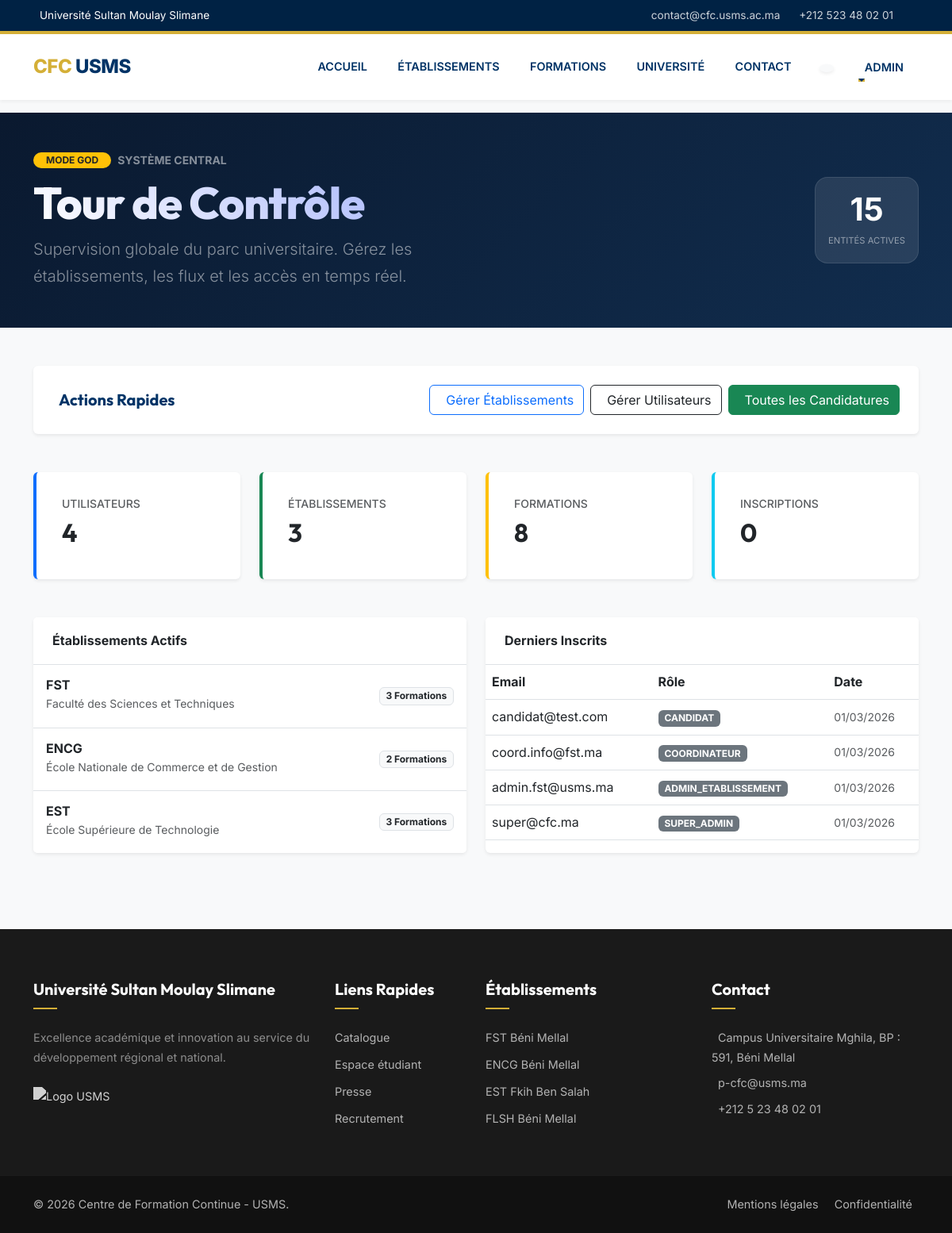
/admin/super (signed in), run on the app's committed database.
### app/models.py (models this page shows, shortened)
class Utilisateur(UserMixin, db.Model):
    __tablename__ = 'users'
    id = db.Column(db.Integer, primary_key=True)
    email = db.Column(db.String(120), unique=True, nullable=False)
    password_hash = db.Column(db.String(256), nullable=False)
    nom = db.Column(db.String(100))
    prenom = db.Column(db.String(100))
    role = db.Column(db.Enum(RoleUtilisateur), default=RoleUtilisateur.CANDIDAT)
    date_creation = db.Column(db.DateTime, default=datetime.utcnow)
    etablissement_id = db.Column(db.Integer, db.ForeignKey('etablissements.id'), nullable=True)
    formations_coordonnees = db.relationship('Formation', secondary='coordination', backref=db.backref('coordinateurs', lazy=True))

class Etablissement(db.Model):
    __tablename__ = 'etablissements'
    id = db.Column(db.Integer, primary_key=True)
    nom = db.Column(db.String(200), nullable=False)
    code = db.Column(db.String(50), unique=True, nullable=False)
    ville = db.Column(db.String(100))
    image = db.Column(db.String(100), default="default_etab.png")
    formations = db.relationship('Formation', backref='etablissement', lazy=True)

### app/routes/admin.py (the view)
@admin_bp.route('/super')
@login_required
def super_dashboard():
    if current_user.role != RoleUtilisateur.SUPER_ADMIN:
        abort(403)
    stats = {
        'users_count': Utilisateur.query.count(),
        'etablissements_count': Etablissement.query.count(),
        'formations_count': Formation.query.count(),
        'inscriptions_count': Inscription.query.count()
    }
    users = Utilisateur.query.order_by(Utilisateur.date_creation.desc()).limit(10).all()
    etablissements = Etablissement.query.all()
    return render_template('admin/dashboard_super.html', stats=stats, users=users, etablissements=etablissements)

### app/templates/admin/dashboard_super.html (shortened to what this page needs)
{% extends "base.html" %}
{% block content %}
<div class="bg-light min-vh-100 pb-5">
    <div class="py-5 mb-5 position-relative overflow-hidden"
        style="background: linear-gradient(135deg, #0a192f 0%, #112d4e 100%); color: white;">
        <div class="position-absolute top-0 end-0 p-3 opacity-10">
        </div>
        <div class="container position-relative z-1 d-flex justify-content-between align-items-center">
            <div>
                <div class="d-flex align-items-center mb-2">
                    <span class="badge bg-warning text-dark rounded-pill px-3 py-1 fw-bold me-2">MODE GOD</span>
                    <small class="text-white-50 letter-spacing-2 text-uppercase fw-bold">Système Central</small>
                </div>
                <h1 class="display-4 fw-black mb-0"
                    style="font-weight: 800; letter-spacing: -1px; background: -webkit-linear-gradient(45deg, #ffffff, #a5b4fc); -webkit-background-clip: text; -webkit-text-fill-color: transparent;">
                    Tour de Contrôle</h1>
                <p class="lead text-white-50 mt-2 mb-0" style="max-width: 500px;">Supervision globale du parc
                    universitaire. Gérez les établissements, les flux et les accès en temps réel.</p>
            </div>
            <div class="d-none d-md-block text-end">
                <div
                    class="bg-white bg-opacity-10 backdrop-blur-md rounded-4 p-3 border border-white border-opacity-10 text-center">
                    <span class="d-block display-6 fw-bold">{{ stats.users_count + stats.etablissements_count +
                        stats.formations_count }}</span>
                    <small class="text-white-50 text-uppercase" style="font-size: 0.7rem;">Entités Actives</small>
                </div>
            </div>
        </div>
    </div>
    <div class="container pb-5">
        <div class="card border-0 shadow-sm mb-5">
            <div class="card-body p-4 d-flex justify-content-between align-items-center flex-wrap gap-3">
                <h5 class="mb-0 fw-bold">Actions Rapides
                </h5>
                <div class="d-flex gap-2">
                    <a href="{{ url_for('admin.manage_etablissements') }}" class="btn btn-outline-primary">
                        Gérer Établissements
                    </a>
                    <a href="{{ url_for('admin.manage_users') }}" class="btn btn-outline-dark">
                        Gérer Utilisateurs
                    </a>
                    <a href="{{ url_for('admin.all_inscriptions') }}" class="btn btn-success">
                        Toutes les Candidatures
                    </a>
                </div>
            </div>
        </div>
        <div class="row g-4 mb-5">
            <div class="col-md-3">
                <div class="card border-0 shadow-sm h-100 border-start border-4 border-primary">
                    <div class="card-body">
                        <h6 class="text-muted text-uppercase small">Utilisateurs</h6>
                        <h2 class="fw-bold text-dark">{{ stats.users_count }}</h2>
                    </div>
                </div>
            </div>
            <div class="col-md-3">
                <div class="card border-0 shadow-sm h-100 border-start border-4 border-success">
                    <div class="card-body">
                        <h6 class="text-muted text-uppercase small">Établissements</h6>
                        <h2 class="fw-bold text-dark">{{ stats.etablissements_count }}</h2>
                    </div>
                </div>
            </div>
            <div class="col-md-3">
                <div class="card border-0 shadow-sm h-100 border-start border-4 border-warning">
                    <div class="card-body">
                        <h6 class="text-muted text-uppercase small">Formations</h6>
                        <h2 class="fw-bold text-dark">{{ stats.formations_count }}</h2>
                    </div>
                </div>
            </div>
            <div class="col-md-3">
                <div class="card border-0 shadow-sm h-100 border-start border-4 border-info">
                    <div class="card-body">
                        <h6 class="text-muted text-uppercase small">Inscriptions</h6>
                        <h2 class="fw-bold text-dark">{{ stats.inscriptions_count }}</h2>
                    </div>
                </div>
            </div>
        </div>
        <div class="row g-4">
            <div class="col-lg-6">
                <div class="card shadow-sm border-0 h-100">
                    <div class="card-header bg-white py-3 fw-bold border-bottom">
                        Établissements Actifs
                    </div>
                    <div class="list-group list-group-flush">
                        {% for etab in etablissements %}
                        <div class="list-group-item d-flex justify-content-between align-items-center py-3">
                            <div>
                                <h6 class="mb-0 fw-bold">{{ etab.code }}</h6>
                                <small class="text-muted">{{ etab.nom }}</small>
                            </div>
                            <span class="badge bg-light text-dark border">{{ etab.formations|length }} Formations</span>
                        </div>
                        {% endfor %}
                    </div>
                </div>
            </div>
            <div class="col-lg-6">
                <div class="card shadow-sm border-0 h-100">
                    <div class="card-header bg-white py-3 fw-bold border-bottom">
                        Derniers Inscrits
                    </div>
                    <div class="table-responsive">
                        <table class="table table-hover mb-0 align-middle">
                            <thead class="bg-light">
                                <tr>
                                    <th>Email</th>
                                    <th>Rôle</th>
                                    <th>Date</th>
                                </tr>
                            </thead>
                            <tbody>
                                {% for user in users %}
                                <tr>
                                    <td>{{ user.email }}</td>
                                    <td><span class="badge bg-secondary">{{ user.role.value }}</span></td>
                                    <td class="small text-muted">{{ user.date_creation.strftime('%d/%m/%Y') }}</td>
                                </tr>
                                {% endfor %}
                            </tbody>
                        </table>
                    </div>
                </div>
            </div>
        </div>
    </div>
</div>
{% endblock %}

### app/templates/base.html (shortened to what this page needs)
<!DOCTYPE html>
<html lang="fr">
<head>
    <link href="https://cdn.jsdelivr.net/npm/bootstrap@5.3.0/dist/css/bootstrap.min.css" rel="stylesheet">
    <link rel="stylesheet" href="{{ url_for('static', filename='style.css') }}">
    <link rel="stylesheet" href="https://cdnjs.cloudflare.com/ajax/libs/font-awesome/6.0.0/css/all.min.css">
</head>
<body>
    <div class="top-bar d-none d-lg-block">
        <div class="container d-flex justify-content-between">
            <div>
                 Université Sultan Moulay Slimane
            </div>
            <div>
                <a href="#"> contact@cfc.usms.ac.ma</a>
                <a href="#"> +212 523 48 02 01</a>
            </div>
        </div>
    </div>
    <nav class="navbar navbar-expand-lg sticky-top">
        <div class="container">
            <a class="navbar-brand" href="{{ url_for('main.index') }}">
                <span style="color:var(--secondary-color)">CFC</span> USMS
            </a>
            <div class="collapse navbar-collapse" id="navbarNav">
                <ul class="navbar-nav ms-auto align-items-center">
                    <li class="nav-item"><a href="{{ url_for('main.index') }}" class="nav-link">Accueil</a></li>
                    <li class="nav-item"><a href="{{ url_for('main.etablissements') }}"
                            class="nav-link">Établissements</a></li>
                    <li class="nav-item"><a href="{{ url_for('main.catalogue') }}" class="nav-link">Formations</a></li>
                    <li class="nav-item"><a href="{{ url_for('main.apropos') }}" class="nav-link">Université</a></li>
                    <li class="nav-item"><a href="{{ url_for('main.contact') }}" class="nav-link">Contact</a></li>
                    <li class="nav-item ms-lg-3">
                        <a href="{{ url_for('main.catalogue') }}"
                            class="btn btn-sm btn-light rounded-circle text-primary shadow-sm" title="Rechercher">
                        </a>
                    </li>
                </ul>
                <ul class="navbar-nav ms-3">
                    {% if current_user.is_authenticated %}
                    <li class="nav-item dropdown">
                        <a class="nav-link dropdown-toggle btn btn-sm btn-outline-primary px-3 rounded-pill" href="#"
                            role="button" data-bs-toggle="dropdown">
                             {{ current_user.prenom }}
                        </a>
                    </li>
                    {% else %}
                    <li class="nav-item">
                        <a href="{{ url_for('auth.login') }}" class="btn btn-cta btn-sm ms-2">
                            <i class="bi bi-box-arrow-in-right me-1"></i> Espace Candidat
                        </a>
                    </li>
                    {% endif %}
                </ul>
            </div>
        </div>
    </nav>
    <main>
        {% block content %}{% endblock %}
    </main>
    <footer>
        <div class="container">
            <div class="row gy-4">
                <div class="col-lg-4 col-md-6">
                    <h5>Université Sultan Moulay Slimane</h5>
                    <p class="text-white-50">Excellence académique et innovation au service du développement régional et
                        national.</p>
                    <div class="mt-4">
                        <img src="https://cfc.usms.ac.ma/public/images/logo_usms.png" alt="Logo USMS"
                            style="height: 60px; filter: grayscale(100%) brightness(200%); opacity: 0.8;">
                    </div>
                </div>
                <div class="col-lg-2 col-md-6">
                    <h5>Liens Rapides</h5>
                    <a href="#">Catalogue</a>
                    <a href="#">Espace étudiant</a>
                    <a href="#">Presse</a>
                    <a href="#">Recrutement</a>
                </div>
                <div class="col-lg-3 col-md-6">
                    <h5>Établissements</h5>
                    <a href="#">FST Béni Mellal</a>
                    <a href="#">ENCG Béni Mellal</a>
                    <a href="#">EST Fkih Ben Salah</a>
                    <a href="#">FLSH Béni Mellal</a>
                </div>
                <div class="col-lg-3 col-md-6">
                    <h5>Contact</h5>
                    <p class="mb-2"> Campus Universitaire Mghila, BP :
                        591, Béni Mellal</p>
                    <p class="mb-2"> p-cfc@usms.ma</p>
                    <p> +212 5 23 48 02 01</p>
                </div>
            </div>
        </div>
        <div class="footer-bottom">
            <div class="container">
                <div class="row">
                    <div class="col-md-6 text-md-start">
                        &copy; 2026 Centre de Formation Continue - USMS.
                    </div>
                    <div class="col-md-6 text-md-end">
                        <a href="#" class="d-inline text-decoration-none mx-2">Mentions légales</a>
                        <a href="#" class="d-inline text-decoration-none mx-2">Confidentialité</a>
                    </div>
                </div>
            </div>
        </div>
    </footer>
</body>
</html>

### app/static/style.css (style rules this page uses)
:root { --primary-color: #003366; --primary-dark: #002244; --secondary-color: #D4AF37; --secondary-light: #F4E5B0; --text-primary: #2C3E50; --text-secondary: #596E7F; --bg-light: #F8F9FA; --bg-white: #FFFFFF; --font-heading: 'Outfit', sans-serif; --font-body: 'Inter', sans-serif; --radius-sm: 4px; --radius-md: 8px; --shadow-sm: 0 2px 4px rgba(0, 0, 0, 0.05); --shadow-md: 0 4px 6px rgba(0, 0, 0, 0.08); --shadow-lg: 0 10px 15px rgba(0, 0, 0, 0.1); }
body { font-family: var(--font-body); background-color: var(--bg-light); color: var(--text-primary); line-height: 1.7; display: flex; flex-direction: column; min-height: 100vh; }
h1, h2, h3, h4, h5 { font-family: var(--font-heading); color: var(--primary-color); font-weight: 700; }
.top-bar { background-color: var(--primary-dark); color: white; font-size: 0.85rem; padding: 0.5rem 0; }
.top-bar a { color: rgba(255, 255, 255, 0.8); text-decoration: none; margin-left: 1rem; transition: color 0.2s; }
.navbar { background: white !important; box-shadow: var(--shadow-sm); padding: 1rem 0; border-top: 4px solid var(--secondary-color); }
.navbar-brand { font-size: 1.5rem; font-weight: 800; color: var(--primary-color) !important; letter-spacing: -0.5px; }
.nav-link { font-weight: 600; color: var(--primary-color) !important; margin: 0 0.2rem; text-transform: uppercase; font-size: 0.9rem; position: relative; padding: 0.5rem 1rem !important; }
.nav-link:after { content: ''; display: block; width: 0; height: 2px; background: var(--secondary-color); transition: width .3s; position: absolute; bottom: 0; left: 10%; }
.card-body { padding: 2rem; }
footer { background-color: #1a1a1a; color: #b3b3b3; padding-top: 4rem; margin-top: auto; font-size: 0.9rem; }
footer h5 { color: white; margin-bottom: 1.5rem; position: relative; padding-bottom: 0.8rem; }
footer h5:after { content: ''; width: 30px; height: 2px; background: var(--secondary-color); position: absolute; bottom: 0; left: 0; }
footer a { color: #b3b3b3; text-decoration: none; transition: color 0.2s; display: block; margin-bottom: 0.6rem; }
.footer-bottom { background-color: #111; padding: 1.5rem 0; margin-top: 3rem; text-align: center; border-top: 1px solid rgba(255, 255, 255, 0.05); }

### data on the page
Utilisateur: prenom "ADMIN", email "super@cfc.ma", role.value "SUPER_ADMIN", date_creation "01/03/2026"
Etablissement: code "FST", nom "Faculté des Sciences et Techniques", formations|length "3"
Etablissement: code "ENCG", nom "École Nationale de Commerce et de Gestion", formations|length "2"
Etablissement: code "EST", nom "École Supérieure de Technologie", formations|length "3"
Utilisateur: email "candidat@test.com", role.value "CANDIDAT", date_creation "01/03/2026"
Utilisateur: email "coord.info@fst.ma", role.value "COORDINATEUR", date_creation "01/03/2026"
Utilisateur: email "admin.fst@usms.ma", role.value "ADMIN_ETABLISSEMENT", date_creation "01/03/2026"

### other printed values
{{ stats.users_count }} "4"
{{ stats.etablissements_count }} "3"
{{ stats.formations_count }} "8"
{{ stats.inscriptions_count }} "0"
